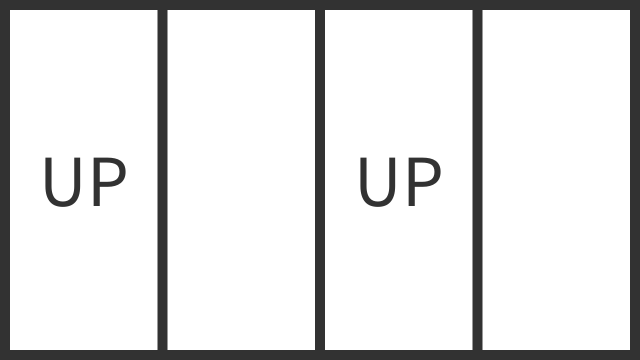
Frame 1 (no input)
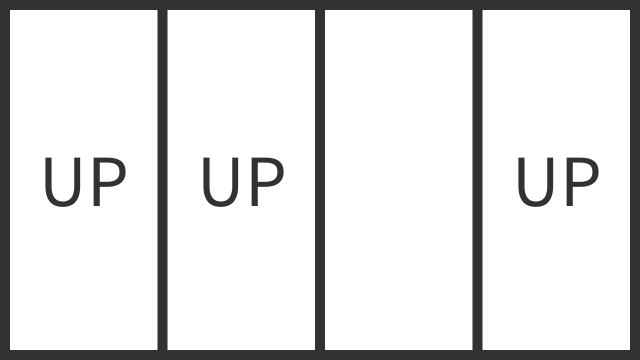
Frame 60 (the mouse pressed at the canvas centre just before this capture)
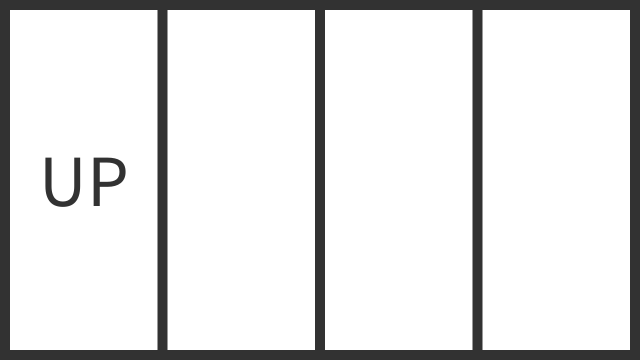
Frame 120 (the mouse held since frame 60 and released just before this capture)

The Processing sketch that drew these frames (run headless with seeded random() and noise(); from frame 60 on, the mouse is pressed at the canvas centre):

// Processing sketch: Thinkmaths_Cards
// ── Thinkmaths_Cards.pde
// Information ----------------------------------------------------------------------------+
// | This project was made to solve the 'face-down card game' by Matt Parker               |
// | More information about this game on the following video: https://youtu.be/oCMVUROty0g |
// +---------------------------------------------------------------------------------------+

// Changeable variables -----------------+
int cards = 4; //                        |
boolean interactive = false; //          |
float padding = 10; //                   |
// --------------------------------------+

int[] solution = new int[(int)Math.pow(2, cards)-1];
int currentStep;
int currentMax;
float timerOffset = 0;
boolean[] up = new boolean[cards];
boolean pmousePressed;

void setup() {
  if (!interactive) {
    frameRate(60); // <-- Remove this line for maximum speed
  }
  size(640, 360);
  surface.setResizable(true);
  background(50);
  noStroke();
  textAlign(CENTER, CENTER);

  currentStep = 0;
  for (int i = 0; i < cards; i++) { // Shuffle cards randomly
    up[i] = random(0, 1) > 0.5;
  }

  if (frameCount == 0) { // First time loading
    createSolution(cards, floor(solution.length*0.5), (int)Math.pow(2, cards-2));
    printSolution();
  } else { // After resetting
    fill(0, 200, 100);
    text("FINISHED", width/2, height/2);
  }
}

void draw() {
  background(50);

  float cardSize = (width-padding*(cards+1))/float(cards);
  boolean finished = true;
  for (int i = 0; i < cards; i++) {
    float leftWall = padding*(i+1)+cardSize*i;
    float rightWall = (padding+cardSize)*(i+1);

    // Check for clicking card
    fill(255);
    if (interactive && mouseX < rightWall && mouseX > leftWall && mouseY < height-padding && mouseY > padding) { // If mouse over card
      fill(200);
      if (mousePressed && !pmousePressed) {
        up[i] = !up[i]; // Turn over card
      }
    }

    // Draw card
    rect(leftWall, padding, cardSize, height-padding*2);
    fill(50);
    if (up[i]) {
      textSize(cardSize/2);
      text("UP", (leftWall+rightWall)/2, height/2);
      finished = false;
    }
  }
  if (finished) {
    stroke(50);
    strokeWeight(10);
    fill(0, 255, 0);
    textSize(72);
    text("FINISHED", width/2, height/2);
    if (interactive) {
      noLoop();
    } else {
      currentMax = max(currentStep, currentMax);
      println("solved in " + currentStep + " steps, current max: " + currentMax + " time: " + nf((millis()-timerOffset)/1000, 0, 3));
      timerOffset = millis();
      setup();
    }
  } else if (!interactive) {
    up[cards-solution[currentStep]] = !up[cards-solution[currentStep]];
    currentStep++;
  }

  pmousePressed = mousePressed;
}

void printSolution() {
  println("Solution:");
  println("---------");
  boolean[] bits = new boolean[cards];
  for (int i = 0; i < solution.length; i++) {
    if (i > 0) {
      print("    ");
      for (int j = 0; j < cards-solution[i-1]; j++) {
        print(" ");
      }
      println("|");
    }
    print(nf(i+1, str(solution.length).length(), 0) + ": ");
    for (int j = 0; j < cards; j++) {
      if (bits[j]) {
        print(1);
      } else {
        print(0);
      }
    }
    bits[cards-solution[i]] = !bits[cards-solution[i]];
    println();
  }
  println("---------");
}

// Solution: Sets array of steps 'solution' to a binary tree pattern. For 4 cards, solution will look like this: {1, 2, 1, 3, 1, 2, 1, 4, 1, 2, 1, 3, 1, 2, 1}
void createSolution(int depth, int position, int difference) { 
  

  if (depth < 1) {
    return;
  }  
  solution[position] = depth;

  createSolution(depth-1, position-difference, difference/2);
  createSolution(depth-1, position+difference, difference/2);
}
